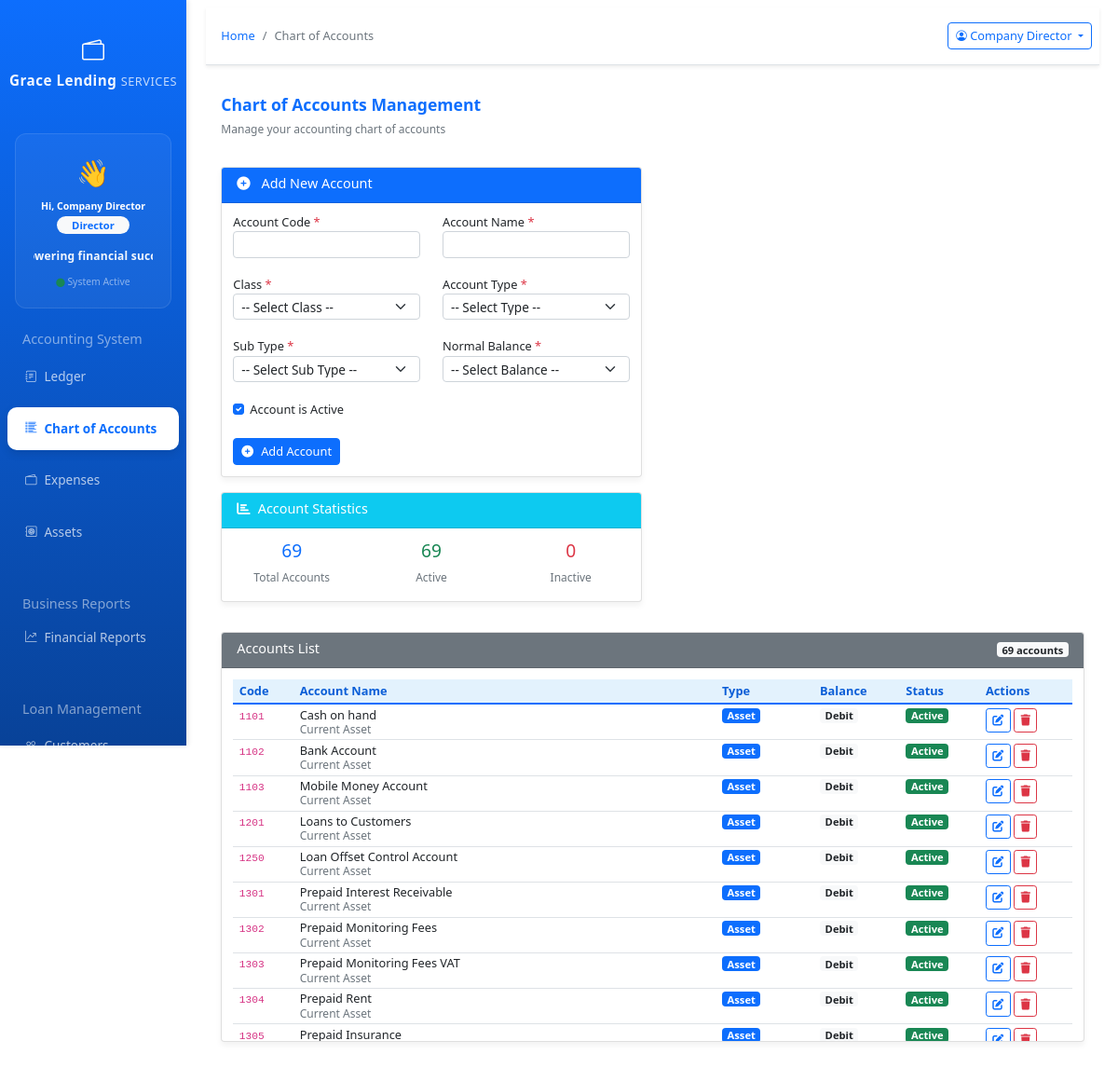
The page /app.gracelending/index.php?page=chart_of_accounts (signed in) on the database its author committed.
### tables this page shows
CREATE TABLE `chart_of_accounts` (
  `account_id` int(11) NOT NULL,
  `class` varchar(50) NOT NULL,
  `account_code` varchar(10) NOT NULL,
  `account_name` varchar(255) NOT NULL,
  `account_type` varchar(50) DEFAULT NULL,
  `sub_type` varchar(50) DEFAULT NULL,
  `normal_balance` varchar(10) DEFAULT NULL,
  `is_active` tinyint(4) DEFAULT '1',
  `created_at` timestamp NOT NULL DEFAULT CURRENT_TIMESTAMP,
  `updated_at` timestamp NOT NULL DEFAULT CURRENT_TIMESTAMP ON UPDATE CURRENT_TIMESTAMP
);

### app.gracelending/modules/chart_of_accounts.php (the view, shortened to what this page needs)
<?php
$conn = getConnection();
$conn->set_charset("utf8mb4");
$accounts_query = "
    SELECT * FROM chart_of_accounts
    ORDER BY
        CASE class
            WHEN 'Balance Sheet' THEN 1
            WHEN 'Income Statement' THEN 2
            ELSE 3
        END,
        account_code ASC
";
$accounts_result = $conn->query($accounts_query);
$stats_query = "
    SELECT
        COUNT(*) as total,
        SUM(CASE WHEN is_active = 1 THEN 1 ELSE 0 END) as active,
        SUM(CASE WHEN is_active = 0 THEN 1 ELSE 0 END) as inactive
    FROM chart_of_accounts
";
$stats_result = $conn->query($stats_query);
$stats = $stats_result->fetch_assoc();
?>
<div class="container-fluid">
<!DOCTYPE html>
<html lang="en">
<head>
    <link href="https://cdn.jsdelivr.net/npm/bootstrap@5.1.3/dist/css/bootstrap.min.css" rel="stylesheet">
    <link rel="stylesheet" href="https://cdn.jsdelivr.net/npm/bootstrap-icons@1.8.1/font/bootstrap-icons.css">
    <link rel="stylesheet" href="https://cdnjs.cloudflare.com/ajax/libs/font-awesome/6.0.0/css/all.min.css">
</head>
<body>
    <div class="row mb-3">
        <div class="col-12">
            <h2 class="h4 fw-bold text-primary">Chart of Accounts Management</h2>
            <p class="text-muted">Manage your accounting chart of accounts</p>
        </div>
    </div>
    <div class="row">
        <div class="col-md-6 mb-4">
            <div class="card">
                <div class="card-header bg-primary text-white">
                    <h5 class="mb-0">
                        <i class="fas fa-plus-circle me-2"></i>
                        Add New Account
                    </h5>
                </div>
                <div class="card-body">
                    <form method="POST" id="accountForm">
                        <div class="row">
                            <div class="col-md-6 mb-3">
                                <label class="form-label">Account Code <span class="text-danger">*</span></label>
                                <input type="text" name="account_code" class="form-control"
                                    value="<?php echo isset($_POST['account_code']) ? htmlspecialchars($_POST['account_code']) : ''; ?>"
                                    pattern="[0-9]{1,6}" title="1-6 digit numeric code" required>
                            </div>
                            <div class="col-md-6 mb-3">
                                <label class="form-label">Account Name <span class="text-danger">*</span></label>
                                <input type="text" name="account_name" class="form-control"
                                    value="<?php echo isset($_POST['account_name']) ? htmlspecialchars($_POST['account_name']) : ''; ?>"
                                    required>
                            </div>
                        </div>
                        <div class="row">
                            <div class="col-md-6 mb-3">
                                <label class="form-label">Class <span class="text-danger">*</span></label>
                                <select name="class" class="form-select" required id="classSelect">
                                    <option value="">-- Select Class --</option>
                                </select>
                            </div>
                            <div class="col-md-6 mb-3">
                                <label class="form-label">Account Type <span class="text-danger">*</span></label>
                                <select name="account_type" class="form-select" required id="accountTypeSelect">
                                    <option value="">-- Select Type --</option>
                                </select>
                            </div>
                        </div>
                        <div class="row">
                            <div class="col-md-6 mb-3">
                                <label class="form-label">Sub Type <span class="text-danger">*</span></label>
                                <select name="sub_type" class="form-select" required id="subTypeSelect">
                                    <option value="">-- Select Sub Type --</option>
                                </select>
                            </div>
                            <div class="col-md-6 mb-3">
                                <label class="form-label">Normal Balance <span class="text-danger">*</span></label>
                                <select name="normal_balance" class="form-select" required id="normalBalanceSelect">
                                    <option value="">-- Select Balance --</option>
                                </select>
                            </div>
                        </div>
                        <div class="mb-3">
                            <div class="form-check">
                                <input type="checkbox" name="is_active" class="form-check-input" id="isActive" checked>
                                <label class="form-check-label" for="isActive">
                                    Account is Active
                                </label>
                            </div>
                        </div>
                        <button type="submit" name="add_account" class="btn btn-primary">
                            <i class="fas fa-plus-circle me-2"></i>Add Account
                        </button>
                    </form>
                </div>
            </div>
            <div class="card mt-3">
                <div class="card-header bg-info text-white">
                    <h5 class="mb-0"><i class="fas fa-chart-bar me-2"></i>Account Statistics</h5>
                </div>
                <div class="card-body">
                    <div class="row text-center">
                        <div class="col-4">
                            <h3 class="text-primary"><?php echo $stats['total']; ?></h3>
                            <small class="text-muted">Total Accounts</small>
                        </div>
                        <div class="col-4">
                            <h3 class="text-success"><?php echo $stats['active']; ?></h3>
                            <small class="text-muted">Active</small>
                        </div>
                        <div class="col-4">
                            <h3 class="text-danger"><?php echo $stats['inactive']; ?></h3>
                            <small class="text-muted">Inactive</small>
                        </div>
                    </div>
                </div>
            </div>
        </div>
        <div class="col-md-1/2 mb-4">
            <div class="card mb-4">
                <div class="card-header bg-secondary text-white">
                    <div class="d-flex justify-content-between align-items-center">
                        <h5 class="mb-0">Accounts List</h5>
                        <span class="badge bg-light text-dark"><?php echo $accounts_result->num_rows; ?> accounts</span>
                    </div>
                </div>
                <div class="card-body" style="max-height: 400px; overflow-y: auto;">
                    <?php if ($accounts_result && $accounts_result->num_rows > 0): ?>
                        <table class="table table-sm table-hover">
                            <thead>
                                <tr>
                                    <th>Code</th>
                                    <th>Account Name</th>
                                    <th>Type</th>
                                    <th>Balance</th>
                                    <th>Status</th>
                                    <th>Actions</th>
                                </tr>
                            </thead>
                            <tbody>
                                <?php while($account = $accounts_result->fetch_assoc()): ?>
                                <tr>
                                    <td><code><?php echo htmlspecialchars($account['account_code']); ?></code></td>
                                    <td>
                                        <div><?php echo htmlspecialchars($account['account_name']); ?></div>
                                        <small class="text-muted"><?php echo htmlspecialchars($account['sub_type']); ?></small>
                                    </td>
                                    <td>
                                        <span class="badge bg-<?php
                                            echo $account['account_type'] == 'Asset' ? 'primary' :
                                                  ($account['account_type'] == 'Liability' ? 'warning' :
                                                  ($account['account_type'] == 'Equity' ? 'info' :
                                                  ($account['account_type'] == 'Revenue' ? 'success' : 'danger')));
                                        ?>">
                                            <?php echo htmlspecialchars($account['account_type']); ?>
                                        </span>
                                    </td>
                                    <td>
                                        <span class="badge bg-light text-dark">
                                            <?php echo htmlspecialchars($account['normal_balance']); ?>
                                        </span>
                                    </td>
                                    <td>
                                        <?php if ($account['is_active'] == 1): ?>
                                            <span class="badge bg-success">Active</span>
                                        <?php else: ?>
                                            <span class="badge bg-danger">Inactive</span>
                                        <?php endif; ?>
                                    </td>
                                    <td>
                                        <a href="?page=edit_chart_of_account&id=<?php echo $account['account_id']; ?>"
                                           class="btn btn-sm btn-outline-primary" title="Edit">
                                           <i class="fas fa-edit"></i>
                                        </a>
                                        <a href="?page=chart_of_accounts&delete=<?php echo $account['account_id']; ?>"
                                           class="btn btn-sm btn-outline-danger"
                                           title="Delete"
                                           onclick="return confirm('Are you sure you want to delete account <?php echo htmlspecialchars($account['account_code']); ?>? This action cannot be undone.');">
                                           <i class="fas fa-trash"></i>
                                        </a>
                                    </td>
                                </tr>
                                <?php endwhile; ?>
                            </tbody>
                        </table>
                    <?php else: ?>
                        <p class="text-muted text-center py-4">No accounts found. Add your first account.</p>
                    <?php endif; ?>
                </div>
            </div>
        </div>
    </div>
</div>
</body>
</html>

### app.gracelending/assets/css/style.css (style rules this page uses)
:root { --primary-blue: #0d6efd; --light-blue: #e3f2fd; --dark-blue: #0b5ed7; --white: #ffffff; --light-gray: #f8f9fa; --gray: #6c757d; --dark-gray: #343a40; }
body { background-color: #f8f9fa; font-family: 'Segoe UI', Tahoma, Geneva, Verdana, sans-serif; }
.card { border: none; border-radius: 10px; box-shadow: 0 4px 6px rgba(0, 0, 0, 0.05); transition: transform 0.3s, box-shadow 0.3s; }
.card-header { background-color: var(--white); border-bottom: 2px solid var(--light-blue); font-weight: 600; color: var(--dark-blue); }
.table { background-color: var(--white); }
.table thead th { background-color: var(--light-blue); border-bottom: 2px solid var(--primary-blue); color: var(--dark-blue); font-weight: 600; }
.btn-primary { background-color: var(--primary-blue); border-color: var(--primary-blue); }
.btn-outline-primary { color: var(--primary-blue); border-color: var(--primary-blue); }
.badge.bg-primary { background-color: var(--primary-blue) !important; }

### app.gracelending/index.php (style rules this page uses)
body { font-size: 12px !important; overflow-x: hidden; }
.card { margin-bottom: 0.5rem !important; }
.card-header { padding: 0.5rem 1rem !important; }
.card-body { padding: 0.75rem !important; }
.card-title, .card-header h5, .card-header h6 { font-size: 0.9rem !important; margin-bottom: 0.25rem !important; }
.table { font-size: 0.8rem !important; }
.table th, .table td { padding: 0.3rem 0.5rem !important; }
.table-sm th, .table-sm td { padding: 0.2rem 0.4rem !important; }
.form-control, .form-select { font-size: 0.85rem !important; padding: 0.25rem 0.5rem !important; height: calc(1.5em + 0.5rem) !important; }
.btn { font-size: 0.8rem !important; padding: 0.25rem 0.5rem !important; }
.btn-sm { font-size: 0.75rem !important; padding: 0.2rem 0.4rem !important; }
.badge { font-size: 0.7rem !important; padding: 0.15rem 0.35rem !important; }
h2, .h2 { font-size: 1.3rem !important; }
h3, .h3 { font-size: 1.2rem !important; }
h4, .h4 { font-size: 1.1rem !important; }
h5, .h5 { font-size: 1rem !important; }
.mb-3 { margin-bottom: 0.75rem !important; }
.mb-4 { margin-bottom: 1rem !important; }
.mt-3 { margin-top: 0.75rem !important; }
.text-muted { font-size: 0.75rem !important; }
h1, h2, h3, h4, h5, h6 { line-height: 1.2 !important; }
p, .form-label, .small { line-height: 1.3 !important; }
.table-hover tbody tr { line-height: 1.2 !important; }
.form-label { font-size: 0.8rem !important; margin-bottom: 0.1rem !important; }
.form-check-label { font-size: 0.8rem !important; }
.row { margin-bottom: 0.25rem !important; }
.container-fluid { padding: 0.5rem !important; }

### rows shown on the page
chart_of_accounts: account_code "1101", account_name "Cash on hand", sub_type "Current Asset", account_type "Asset", normal_balance "Debit", is_active "Active"
chart_of_accounts: account_code "1102", account_name "Bank Account", sub_type "Current Asset", account_type "Asset", normal_balance "Debit", is_active "Active"
chart_of_accounts: account_code "1103", account_name "Mobile Money Account", sub_type "Current Asset", account_type "Asset", normal_balance "Debit", is_active "Active"
chart_of_accounts: account_code "1201", account_name "Loans to Customers", sub_type "Current Asset", account_type "Asset", normal_balance "Debit", is_active "Active"
chart_of_accounts: account_code "1250", account_name "Loan Offset Control Account", sub_type "Current Asset", account_type "Asset", normal_balance "Debit", is_active "Active"
chart_of_accounts: account_code "1301", account_name "Prepaid Interest Receivable", sub_type "Current Asset", account_type "Asset", normal_balance "Debit", is_active "Active"
chart_of_accounts: account_code "1302", account_name "Prepaid Monitoring Fees", sub_type "Current Asset", account_type "Asset", normal_balance "Debit", is_active "Active"
chart_of_accounts: account_code "1303", account_name "Prepaid Monitoring Fees VAT", sub_type "Current Asset", account_type "Asset", normal_balance "Debit", is_active "Active"
chart_of_accounts: account_code "1304", account_name "Prepaid Rent", sub_type "Current Asset", account_type "Asset", normal_balance "Debit", is_active "Active"
chart_of_accounts: account_code "1305", account_name "Prepaid Insurance", account_type "Asset", normal_balance "Debit", is_active "Active"

### other values the page prints
$_SESSION['user_name'] "Company Director"
$user_role "Director"
$page_title "Chart of Accounts"
$stats['total'] "69"
$stats['active'] "69"
$stats['inactive'] "0"
$accounts_result->num_rows "69"
